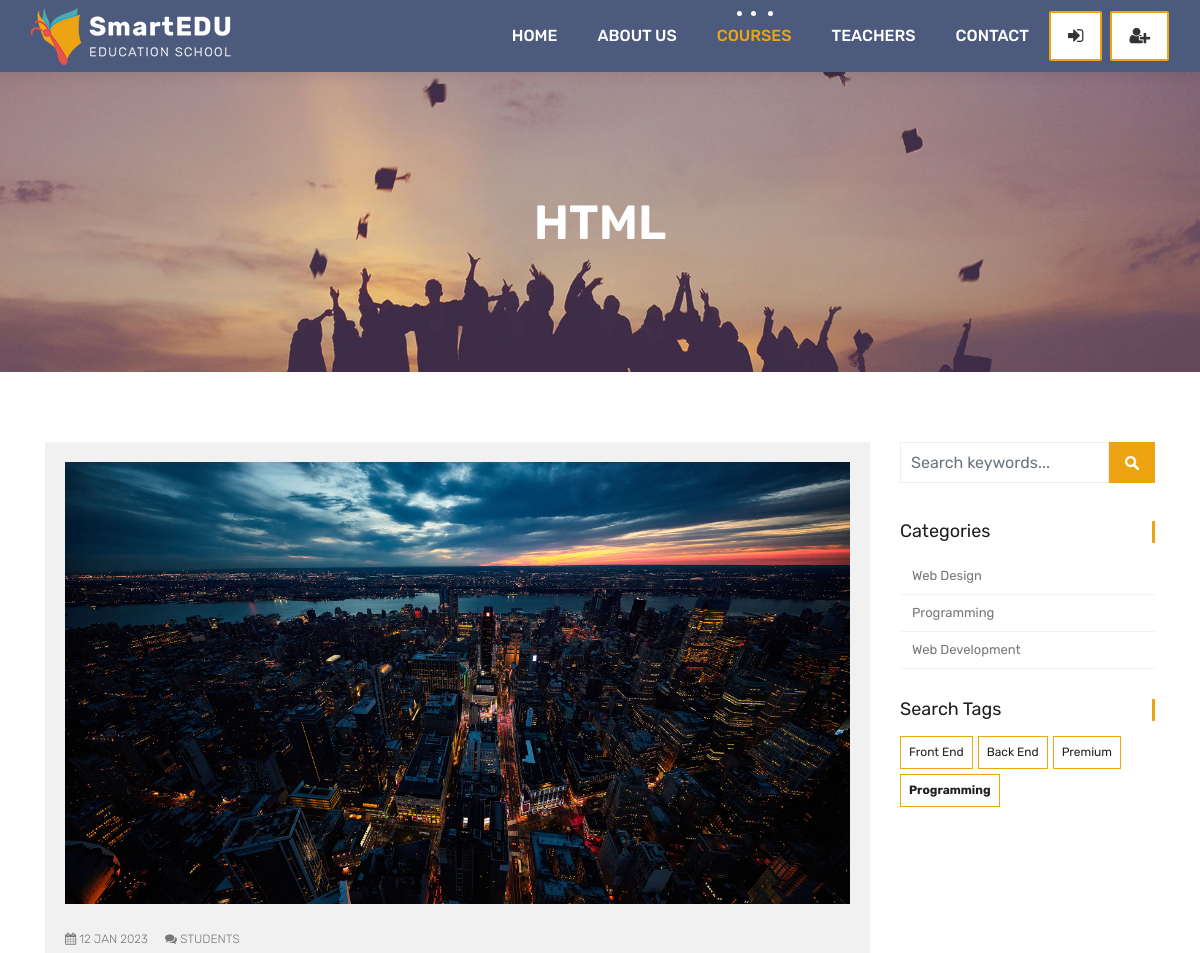
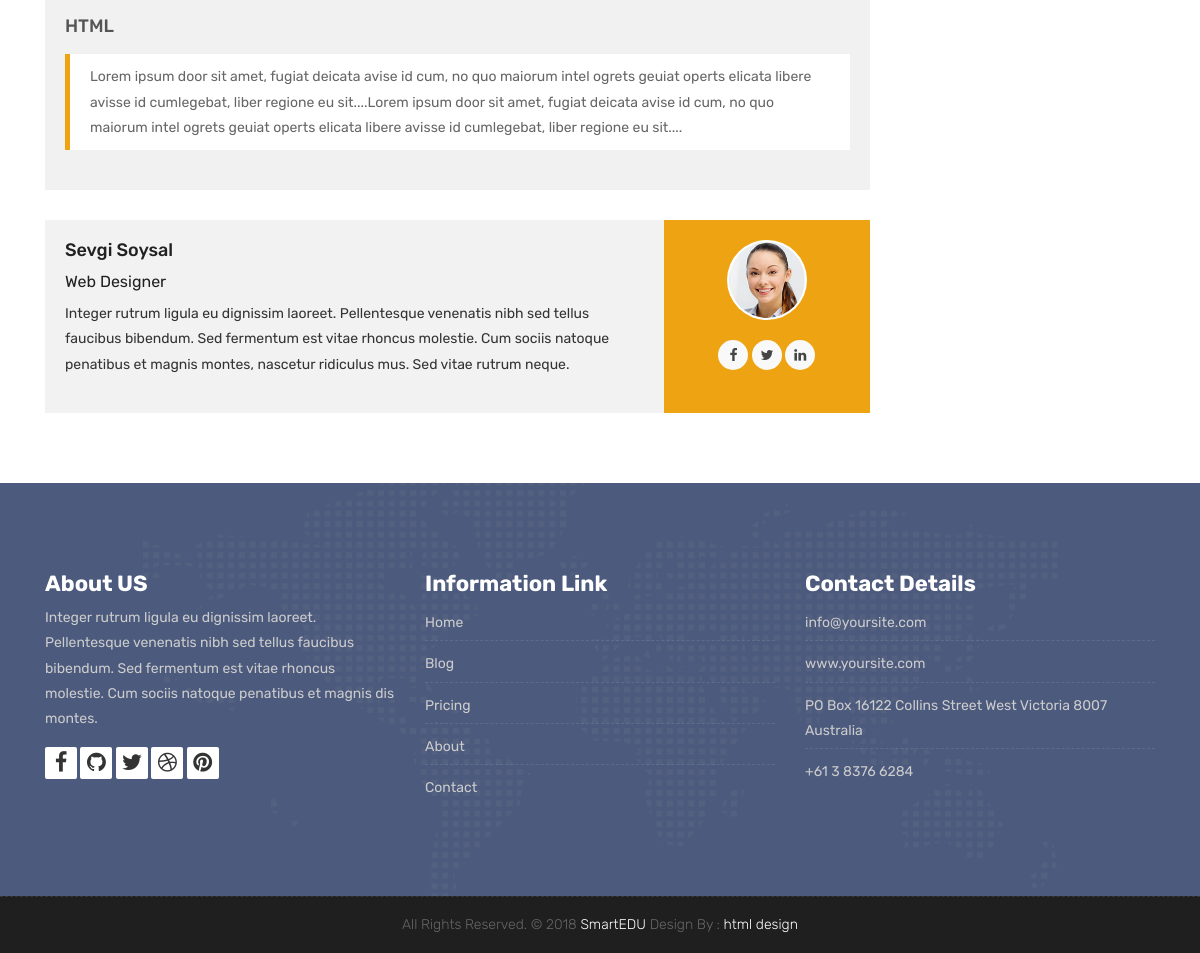
/courses/programming/4, run on the app's committed database (2 pictures, top to bottom).
### courses/models.py (models this page shows, shortened)
class Course(models.Model):
    teacher = models.ForeignKey(Teacher, null=True, on_delete=models.CASCADE)
    name = models.CharField(max_length=200, unique=True)
    category = models.ForeignKey(Category, null=True, on_delete=models.DO_NOTHING)
    tags = models.ManyToManyField(Tag, blank=True, null=True)
    students = models.ManyToManyField(User, blank=True, related_name='courses_joined')
    description = models.TextField(blank=True, null=True)
    image = models.ImageField(upload_to="courses/%Y/%m/%d/", default="courses/default_course_image.jpg")
    date = models.DateTimeField(auto_now=True)
    available = models.BooleanField(default=True)

class Category(models.Model):
    name = models.CharField(max_length=50, null=True)
    slug = models.SlugField(max_length=50, unique=True, null=True)

class Tag(models.Model):
    name = models.CharField(max_length=50, null=True)
    slug = models.SlugField(max_length=50, unique=True, null=True)

### teachers/models.py (models this page shows, shortened)
class Teacher(models.Model):
    name = models.CharField(max_length=50)
    title = models.CharField(max_length=50)
    description = models.TextField(blank=True)
    image = models.ImageField(upload_to="courses/%Y/%m/%d/")
    facebook = models.URLField(max_length=100, blank=True)
    twitter = models.URLField(max_length=100, blank=True)
    linkedin = models.URLField(max_length=100, blank=True)
    youtube = models.URLField(max_length=100, blank=True)

### courses/views.py (the view)
# urls.py: path('<slug:category_slug>/<int:course_id>', views.course_detail, name="course_detail"),
def course_detail(request, category_slug, course_id):
    current_user = request.user
    course = Course.objects.get(category__slug=category_slug, id = course_id)
    courses = Course.objects.all().order_by('-date')
    categories = categories = Category.objects.all()
    tags = Tag.objects.all()
    if current_user.is_authenticated:
        enrolled_courses = current_user.courses_joined.all()
    else:
        enrolled_courses = courses
    context = {
        'course': course,
        'enrolled_courses': enrolled_courses,
        'categories': categories,
        'tags': tags
    }
    return render(request, 'course.html', context)

### templates/course.html (shortened to what this page needs)
{% extends 'partials/_base.html' %}
{% load static %}
{% block content %}
<div class="all-title-box">
	<div class="container text-center">
		<h1>{{course.name}}</span></h1>
	</div>
</div>
<div id="overviews" class="section wb">
	<div class="container">
		<div class="row">
			<div class="col-lg-9 blog-post-single">
				<div class="blog-item">
					<div class="image-blog">
						<img src="{{course.image.url}}" alt="" class="img-fluid">
					</div>
					<div class="post-content">
						<div class="meta-info-blog">
							<span><i class="fa fa-calendar"></i> {{course.date|date:"d M Y"}}</span>
							<span><i class="fa fa-comments"></i> Students</span>
						</div>
						<div class="blog-title">
							<h2><a href="#" title="">{{course.name}}</a></h2>
						</div>
						<div class="blog-desc">
							<blockquote class="default">
								{{course.description}}
							</blockquote>
						</div>
					</div>
				</div>
				<div class="blog-author">
					<div class="author-bio">
						<h3 class="author_name"><a
								href="{% url 'teacher_detail' course.teacher.pk %}">{{course.teacher.name}}</a></h3>
						<h5>{{course.teacher.title}}</h5>
						<p class="author_det">
							{{course.teacher.description}}
						</p>
					</div>
					<div class="author-desc">
						<img src="{{course.teacher.image.url}}" alt="about author">
						<ul class="author-social">
							<li><a href="{{course.teacher.facebook}}"><i class="fa fa-facebook"></i></a></li>
							<li><a href="{{course.teacher.twitter}}"><i class="fa fa-twitter"></i></a></li>
							<li><a href="{{course.teacher.linkedin}}"><i class="fa fa-linkedin"></i></a></li>
						</ul>
					</div>
				</div>
			</div>
			<div class="col-lg-3 col-12 right-single">
				<div class="widget-search">
					<div class="site-search-area">
						<form method="get" id="site-searchform" action="#">
							<div>
								<input class="input-text form-control" name="search-k" id="search-k"
									placeholder="Search keywords..." type="text">
								<input id="searchsubmit" value="Search" type="submit">
							</div>
						</form>
					</div>
				</div>
				<div class="widget-categories">
					<h3 class="widget-title">Categories</h3>
					<ul>
						{% for category in categories %}
							<li><a href="{% url 'courses_by_category' category.slug %}">{{category.name}}</a></li>
						{% endfor %}
					</ul>
				</div>
				<div class="widget-tags">
					<h3 class="widget-title">Search Tags</h3>
					<ul class="tags">
						{% for tag in tags %}
						<li><a href="{% url 'courses_by_tag' tag.slug %}">{% if tag.slug in request.path %} <b>{{tag.name}}</b>{% else %}{{tag.name}}{% endif %}</a></li>
					{% endfor %}
					</ul>
				</div>
			</div>
		</div>
	</div>
</div>
{% endblock %}

### data on the page
Course: name "HTML", image (picture), date "12 JAN 2023", description "Lorem ipsum door sit amet, fugiat deicata avise id cum, no quo maiorum intel ogrets geuiat operts elicata libere avisse id cumlegebat, liber regione eu sit....Lorem ipsum door sit amet, fugiat deicata avise id cum, no quo maiorum intel ogrets geuiat operts elicata libere avisse id cumlegebat, liber regione eu sit....", teacher.name "Sevgi Soysal", teacher "Web Designer", teacher.description "Integer rutrum ligula eu dignissim laoreet. Pellentesque venenatis nibh sed tellus faucibus bibendum. Sed fermentum est vitae rhoncus molestie. Cum sociis natoque penatibus et magnis montes, nascetur ridiculus mus. Sed vitae rutrum neque.", teacher.image (picture)
Category: name "Web Design"
Category: name "Programming"
Category: name "Web Development"
Tag: name "Front End"
Tag: name "Back End"
Tag: name "Premium"
Tag: name "Programming"
